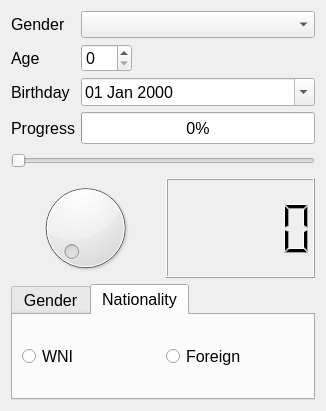
<?xml version="1.0" encoding="UTF-8"?>
<ui version="4.0">
 <class>Dialog</class>
 <widget class="QDialog" name="Dialog">
  <property name="geometry">
   <rect>
    <x>0</x>
    <y>0</y>
    <width>326</width>
    <height>411</height>
   </rect>
  </property>
  <property name="minimumSize">
   <size>
    <width>325</width>
    <height>165</height>
   </size>
  </property>
  <property name="font">
   <font>
    <pointsize>12</pointsize>
   </font>
  </property>
  <property name="windowTitle">
   <string>Dialog</string>
  </property>
  <layout class="QGridLayout" name="gridLayout">
   <item row="0" column="0">
    <widget class="QLabel" name="label">
     <property name="text">
      <string>Gender</string>
     </property>
    </widget>
   </item>
   <item row="0" column="1">
    <widget class="QComboBox" name="comboBoxGender"/>
   </item>
   <item row="1" column="0">
    <widget class="QLabel" name="label_2">
     <property name="text">
      <string>Age</string>
     </property>
    </widget>
   </item>
   <item row="1" column="1">
    <widget class="QSpinBox" name="spinBoxAge">
     <property name="maximumSize">
      <size>
       <width>51</width>
       <height>16777215</height>
      </size>
     </property>
    </widget>
   </item>
   <item row="2" column="0">
    <widget class="QLabel" name="label_3">
     <property name="text">
      <string>Birthday</string>
     </property>
    </widget>
   </item>
   <item row="2" column="1">
    <widget class="QDateEdit" name="dateEditBirthday">
     <property name="displayFormat">
      <string>dd MMM yyyy</string>
     </property>
     <property name="calendarPopup">
      <bool>true</bool>
     </property>
    </widget>
   </item>
   <item row="3" column="0">
    <widget class="QLabel" name="label_4">
     <property name="text">
      <string>Progress</string>
     </property>
    </widget>
   </item>
   <item row="3" column="1">
    <widget class="QProgressBar" name="progressBar">
     <property name="minimumSize">
      <size>
       <width>221</width>
       <height>32</height>
      </size>
     </property>
     <property name="value">
      <number>0</number>
     </property>
    </widget>
   </item>
   <item row="4" column="0" colspan="2">
    <widget class="QSlider" name="horizontalSlider">
     <property name="minimumSize">
      <size>
       <width>291</width>
       <height>22</height>
      </size>
     </property>
     <property name="orientation">
      <enum>Qt::Horizontal</enum>
     </property>
    </widget>
   </item>
   <item row="5" column="0" colspan="2">
    <layout class="QHBoxLayout" name="horizontalLayout">
     <item>
      <widget class="QDial" name="dial"/>
     </item>
     <item>
      <widget class="QLCDNumber" name="lcdNumber"/>
     </item>
    </layout>
   </item>
   <item row="6" column="0" colspan="2">
    <widget class="QTabWidget" name="tabWidget">
     <property name="minimumSize">
      <size>
       <width>241</width>
       <height>101</height>
      </size>
     </property>
     <property name="currentIndex">
      <number>1</number>
     </property>
     <widget class="QWidget" name="tabGender">
      <attribute name="title">
       <string>Gender</string>
      </attribute>
      <layout class="QGridLayout" name="gridLayout_3">
       <item row="0" column="0">
        <widget class="QRadioButton" name="radioButton_2">
         <property name="text">
          <string>Female</string>
         </property>
        </widget>
       </item>
       <item row="0" column="1">
        <widget class="QRadioButton" name="radioButton">
         <property name="text">
          <string>Male</string>
         </property>
        </widget>
       </item>
      </layout>
     </widget>
     <widget class="QWidget" name="tabNationality">
      <attribute name="title">
       <string>Nationality</string>
      </attribute>
      <layout class="QGridLayout" name="gridLayout_2">
       <item row="0" column="0">
        <widget class="QRadioButton" name="radioButton_3">
         <property name="text">
          <string>WNI</string>
         </property>
        </widget>
       </item>
       <item row="0" column="1">
        <widget class="QRadioButton" name="radioButton_4">
         <property name="text">
          <string>Foreign</string>
         </property>
        </widget>
       </item>
      </layout>
     </widget>
    </widget>
   </item>
  </layout>
 </widget>
 <resources/>
 <connections>
  <connection>
   <sender>horizontalSlider</sender>
   <signal>valueChanged(int)</signal>
   <receiver>progressBar</receiver>
   <slot>setValue(int)</slot>
   <hints>
    <hint type="sourcelabel">
     <x>192</x>
     <y>190</y>
    </hint>
    <hint type="destinationlabel">
     <x>193</x>
     <y>144</y>
    </hint>
   </hints>
  </connection>
  <connection>
   <sender>dial</sender>
   <signal>valueChanged(int)</signal>
   <receiver>horizontalSlider</receiver>
   <slot>setValue(int)</slot>
   <hints>
    <hint type="sourcelabel">
     <x>72</x>
     <y>250</y>
    </hint>
    <hint type="destinationlabel">
     <x>152</x>
     <y>198</y>
    </hint>
   </hints>
  </connection>
  <connection>
   <sender>horizontalSlider</sender>
   <signal>valueChanged(int)</signal>
   <receiver>dial</receiver>
   <slot>setValue(int)</slot>
   <hints>
    <hint type="sourcelabel">
     <x>101</x>
     <y>195</y>
    </hint>
    <hint type="destinationlabel">
     <x>105</x>
     <y>263</y>
    </hint>
   </hints>
  </connection>
  <connection>
   <sender>dial</sender>
   <signal>valueChanged(int)</signal>
   <receiver>lcdNumber</receiver>
   <slot>display(int)</slot>
   <hints>
    <hint type="sourcelabel">
     <x>57</x>
     <y>275</y>
    </hint>
    <hint type="destinationlabel">
     <x>256</x>
     <y>281</y>
    </hint>
   </hints>
  </connection>
 </connections>
</ui>
